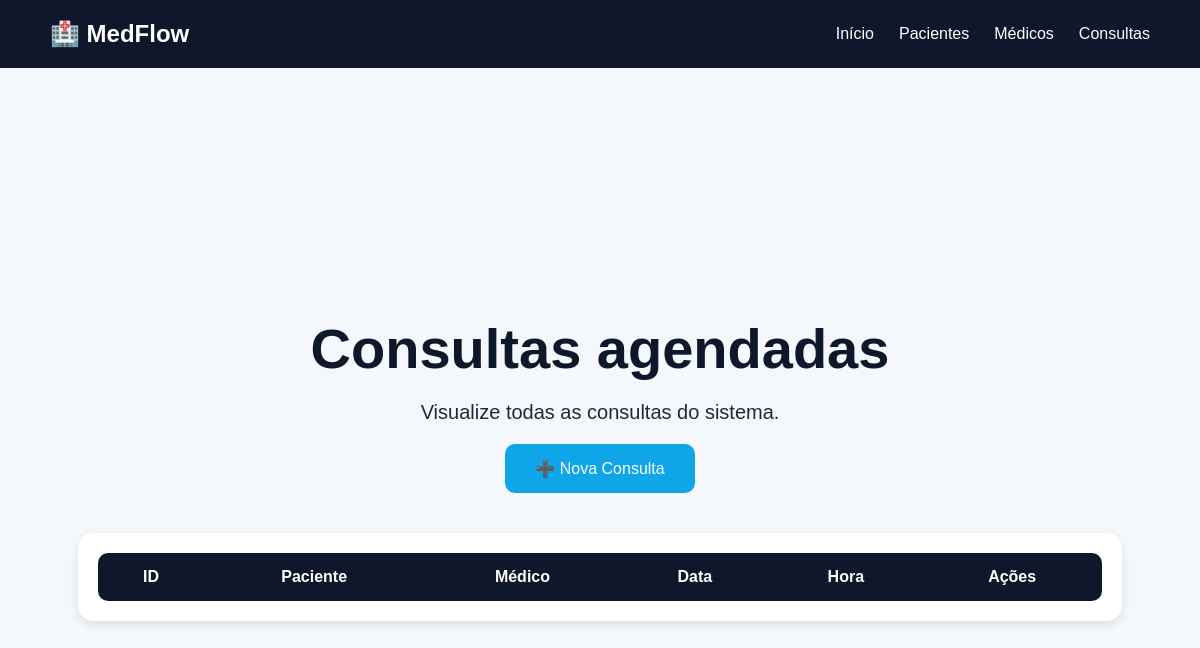
Before: /consultas with the older database file.
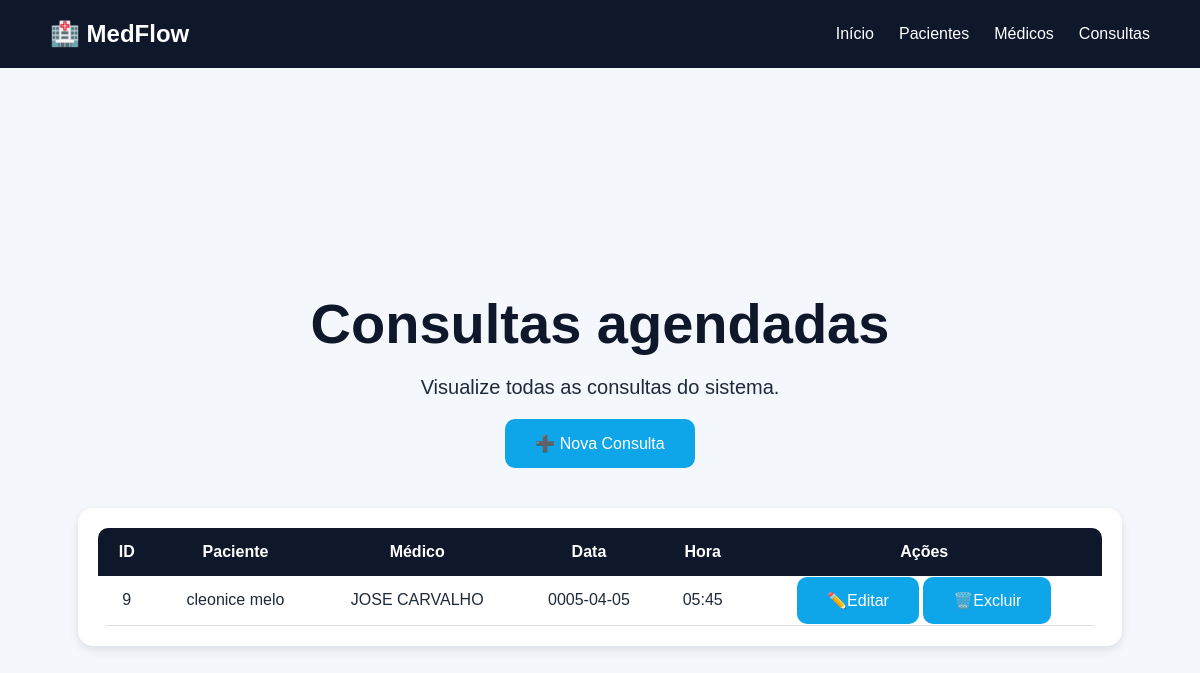
After: the same page with the newer database file.
### tables this page shows
CREATE TABLE consultas (
                   id INTEGER PRIMARY KEY AUTOINCREMENT,
                   paciente_id INTEGER NOT NULL,
                   medico_id INTEGER NOT NULL,
                   data TEXT NOT NULL,
                   hora TEXT NOT NULL,
                   FOREIGN KEY (paciente_id) REFERENCES pacientes(id),
                   FOREIGN KEY (medico_id) REFERENCES medicos(id)
                   );

CREATE TABLE pacientes (
                   id INTEGER PRIMARY KEY AUTOINCREMENT,
                   nome TEXT NOT NULL,
                   idade INTEGER,
                   telefone TEXT,
                   genero TEXT
                   );

CREATE TABLE medicos (
                   id INTEGER PRIMARY KEY AUTOINCREMENT,
                   nome TEXT NOT NULL,
                   especialidade TEXT NOT NULL,
                   telefone TEXT NOT NULL
                   );

### app.py (the view)
@app.route("/consultas")
def consultas():
    conexao = conectar()
    cursor = conexao.cursor()
    cursor.execute("""
    SELECT
        consultas.id,
        pacientes.nome,
        medicos.nome,
        consultas.data,
        consultas.hora
    FROM consultas
    JOIN pacientes
        ON consultas.paciente_id = pacientes.id
    JOIN medicos
        ON consultas.medico_id = medicos.id
    """)
    consultas = cursor.fetchall()
    lista_consultas = []
    for consulta in consultas:
        lista_consultas.append({
            "id": consulta[0],
            "paciente": consulta[1],
            "medico": consulta[2],
            "data": consulta[3],
            "hora": consulta[4]
        })
    conexao.close()
    return render_template(
    "consultas.html",
    consultas=lista_consultas
    )

### database/conexao.py (called while the page is built)
def conectar():
    conexao = sqlite3.connect('medflow.db')
    return conexao

### templates/consultas.html (shortened to what this page needs)
<!DOCTYPE html>
<html lang="pt-br">
<head>
    <link rel="stylesheet" href="{{ url_for('static', filename='css/style.css') }}">
</head>
<body>
    <nav class="navbar">
        <div class="logo">
            🏥 MedFlow
        </div>
        <div class="menu">
            <a href="/">Início</a>
            <a href="/pacientes">Pacientes</a>
            <a href="/medicos">Médicos</a>
            <a href="/consultas">Consultas</a>
        </div>
    </nav>
    <section class="hero">
        <h1>Consultas agendadas</h1>
        <p>
            Visualize todas as consultas do sistema.
        </p>
        <a href="/nova-consulta" class="btn">
        ➕ Nova Consulta
        </a>
        <div class="tabela-container">
            <table>
                <thead>
                    <tr>
                        <th>ID</th>
                        <th>Paciente</th>
                        <th>Médico</th>
                        <th>Data</th>
                        <th>Hora</th>
                        <th>Ações</th>
                    </tr>
                </thead>
                <tbody>
                    {% for consulta in consultas %}
                    <tr>
                        <td>{{ consulta.id }}</td>
                        <td>{{ consulta.paciente }}</td>
                        <td>{{ consulta.medico }}</td>
                        <td>{{ consulta.data }}</td>
                        <td>{{ consulta.hora }}</td>
                        <td>
                            <a href="/editar-consulta/{{consulta.id}}" class="btn">✏️Editar</a>
                            <a href="/excluir-consulta/{{consulta.id}}" class="btn">🗑️Excluir</a>
                        </td>
                    </tr>
                    {% endfor %}
                </tbody>
            </table>
        </div>
    </section>
</body>
</html>

Changed rows visible on the page:
added consultas: id "9", paciente "cleonice melo", medico "JOSE CARVALHO", data "0005-04-05", hora "05:45"
